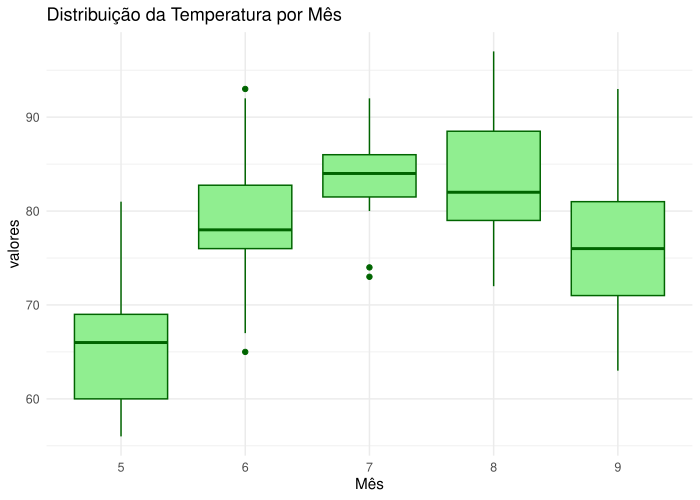

Reproduce this figure in R.
library(ggplot2)
air <- read.csv("airquality.csv")

figura <- ggplot(air, aes(x = as.factor(Month), y = Temp)) +
  geom_boxplot(fill = "lightgreen", color = "darkgreen") +
  labs(
    title = "Distribuição da Temperatura por Mês",
    x = "Mês",
    y = "valores"
  ) +
theme_minimal()

ggsave("figura.pdf", plot = figura, width = 7, height = 5)
